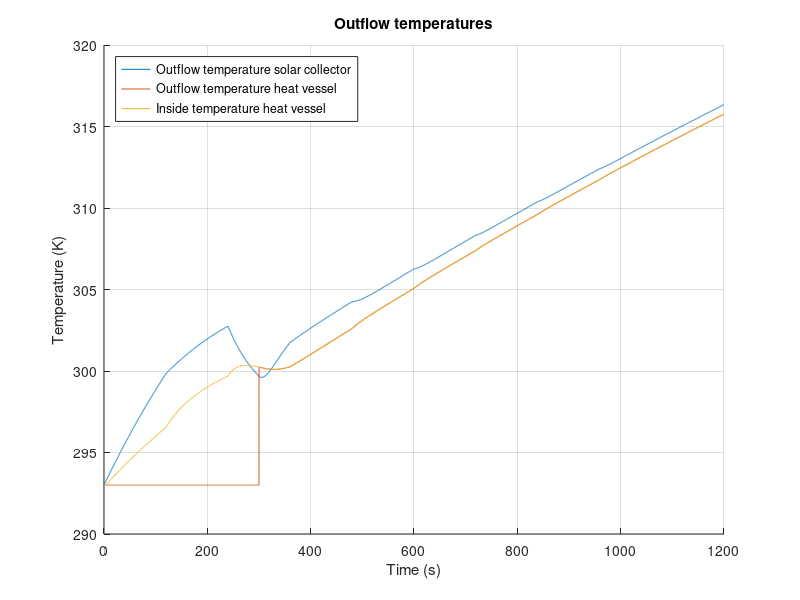

The MATLAB script that drew this image:
%%%%%%%%%%%%%%%%%%%%%%%%%%%%%%%%%%%%%%%%%%%%
% Matlab model for Solar Collector Group 10%
%%%%%%%%%%%%%%%%%%%%%%%%%%%%%%%%%%%%%%%%%%%%
clc;
clear;
close all;
%%
%%%%%%%%%%%
%Constants%
%%%%%%%%%%%
%Natural costants:
    sigma = 5.67*10^(-8);                       %Stefan-Boltzmann constant
    v_out = 4.5;                                %Velocity of air outside the solar collector
    v_in = 0;                                   %Velocity of air inside the solar collector 
%Emissivity
    e_Cu = 0.22;                                %Copper tube, value 0.052
    e_glass = 0.94;
    e_PVC = 0.91;                               %PVC tube
    e_foam = 0.9;                               %foam foil
    e_Al = 0.04;                                %Aluminum tape
    e_paint = 0.95;                             %Emissivity of black paint (for comparison)
    e_wood = 0.94;
    e_CuMatte = 0.22;                           %Emissivity of the copper tube after making it less reflective (for comparison)
%Thermal conductivity
    k_air = 0.026;                              %Air [W/(mK)]
    k_tempex =0.03;                             %Tempex plate [W/(mK)]
    k_Cu = 400;                                 %Copper tube [W/(mK)]
    k_wood = 0.12;                              %Wood casing [W/(m*K)]
    k_Po = 0.13;                                %Polyurethane tube [W/(m*K)]
    k_PVC = 0.19;                               %PVC thermal conduc [W/(mK)]
    k_foil = 0.04;                              %Polyethylene foam foil [W/(mK)]
    k_glass = 0.78;                             %Thermal conductivity of the glass plate [J/s mK]
%Heat transfer coefficient
    h_out_air = 10.45 - v_out + 10*(v_out)^(1/2);%Outside solar collector air [W/(m*K)]
    h_in_air = 10.45 - v_in + 10*(v_in)^(1/2);  %Inside solar collector air [W/(m*K)]
    h_air = 2.5;                                %Still standing 298K air [W/(m*K)]
%Specific heat
    c_water = 4186;                             %Specific heat water [J/kgK]
    c_Cu = 386;                                 %Specific heat copper [J/kgK]
    c_Al = 922;                                 %Specific heat aluminium[J/kgK]
    c_air = 1007;                               %Specific heat air[J/kgK]
%Measurements
    D_Cu = 0.012;                               %Diameter of the copper tube [m]
    D_PolyTube = 0.008;                         %Diameter of the polyurathane pump tubes [m]
    R_Cu1 = 0.005;                              %Inner radius of the copper tube [m]
    R_Cu2 = 0.006;                              %Outer radius of  the copper tube [m]
    V_air = 0.04911;                            %Volume of the air in the solar collector [m^3]
    V_Al = 8.96*10^(-5);                        %Total volume of the aluminum tape
    L_Cu_SC = 6.63;                             %Length of the copper tube in the solar collector [m]
    L_CuTube = 6.630;                           %Total length of tube that's exposed to the air [m]
    L_PolyTube1 = 3;                            %Total length of polyurathane pump tube 1 [m]
    L_PolyTube2 = 3;                            %Total length of polyurathane pump tube 2 [m]
    L_Tube_HV = 0.71;
    R_PVC2 = 0.0268;
    dx = 0.05;                                  %Thickness of the pinewood frame
%Measurements Heat storage vessel
    D_pvc = 0.050;                              %Diameter PVC tube [m]
    R_pvcThick = 0.0018;                        %PVC wall thickness
    R_pvc1 = (D_pvc/2) - R_pvcThick;            %Inner Radius PVC tube [m]
    R_pvc2 = (D_pvc/2);                         %Outer Radius PVC tube [m]
    N_insLayers = 6;                            %Number of insulating polyethylene foam foil layers [m]
    R_polyFoil = N_insLayers * 0.003;           %Radius thickness polyethylene foam foil [m]
    L_pvc = 0.71;                               %PVC length [m]
    A_HV = 2*pi*(R_pvc2+R_polyFoil)*L_pvc;      %Surface area Heat storage vessel
%Measurements for in- and outlet connectors
    D_Po = 0.012;                               %Diameter of the polyurethane tube [m]
    R_Po1 = 0.004;                              %Inner radius of the polyurethane tube [m]
    R_Po2 = 0.006;                              %Outer radius of the polyurethane tube [m]
    L_Tube_HV_to_SC = 3;                        %Half of general setup length, HV to SC [m]
    L_Tube_SC_to_HV = 3;                        %Half of general setup length, SC to HV [m]
%Areas
    A_RadCu = 4*D_Cu*1.4+3*0.5*0.25*pi*(0.0898^2-0.0778^2)+2*0.012*0.15; %Sunlit area of the copper tube
    A_RadAl = 0.670*1.4 - 4*0.012*1.4;                      %Sunlit area of the aluminum troughs
    A_AirCu = 1.4*pi*D_Cu + 3*4.9594762*10^(-3) + 0.05*pi*D_Cu + 2*0.1*pi*D_Cu; %Area of the copper tube that's exposed to the air
    A_AirTape = 1.971;                                       %Area of the aluminum tape that is exposed to the air
    A_AirSS = 2*(1.64*0.67)+2*(0.67*0.065)+2*(0.065*1.72);  %Area of solar collector that is exposed to the air
    A_frame = 2*(0.67*0.065)+2*(0.065*1.72);                %Area of sides touching pinewood
    A_vessel = 2*pi*(R_PVC2)^2 + L_Tube_HV*2*pi*R_PVC2;
%Intensity
    I_sun = 1000;                               %Intensity of the artificial sun [W/m^2]
    I_glass = 950;                              %Intensity after absorption of glass plate [W/m^2]
%Temperatures
    T_sur = 293;                                %Temperature of the surroundings [K]
    T_in = 293;                                 %Temperature of the incoming water [K]
%Density
    rho_w = 1000;                               %Density of water [kg/m^3]
    rho_Cu = 8.3*10^3;                          %Density of copper [kg/m^3]
    rho_air = 1.29;                             %Density of air [kg/m^3]
    rho_Al = 2.70*10^3;                         %Density of aluminum [kg/m^3]
%Variables
    test_length = 20;                           %Given time in test [minutes]
    flowrate = 0.1;                             %Initial flowrate [L/min]
%%
%%%%%%%%%%%%%%
%Calculations%
%%%%%%%%%%%%%%
%%Aluminium reflection and absorption rates%%
dQdt_RadAl = (1-e_Al)*A_RadAl*I_glass;                                      %Energy that is reflected by the aluminum tape [W]
dQdt_RadAl_in = (e_Al)*A_RadAl*I_glass;                                     %Energy that is absorbed by the aluminum tape [W]
dQdt_RadCu = e_Cu*A_RadCu*I_glass + e_Cu*dQdt_RadAl;                        %Energy that is absorbed by the copper tube due to radiation [W]

%%Length of simulation%%
t_end = test_length*60;                                                     %End time [s]
t_step = 0.1;                                                               %Step size [s]
Steps = t_end/t_step;                                                       %Amount of steps

%%HEAT VESSEL%%
T_HV_table = zeros(3,Steps+1);                                              %Empty vector for T_HV_table. Row 1: time t. Row 2: T_HV_table. Row 3: dQdt_SC_total.
T_HV_table(1,:) = 0:t_step:t_end;
T_HV_out=T_in;                                                              %Beginning temperature of water in the heat vessel
m_SC_water = 0.512;                                                         %Max volume of water in the solar collector
m_HV_water = 1.2;                                                           %Max volume of water in the heat vessel 
m_out_tube =1/4*pi*((D_Po -2*0.002)^2)*L_Tube_HV_to_SC ;                    %Max volume of water in the outlettubing
m_hv_frac = 0;                                                              %Initial fraction hot water to cold water

%%Thermocline HV start values%%
m_HV_new = 0;
m_HV_old = m_HV_water;
T_HV_inside = T_in;

%%Tube Heat vessel --> Solar Collector%%
m_PolyTube1_water = (1/4)*pi*D_PolyTube^2*L_PolyTube1*rho_w;                %Maximum amount of water in the tube [kg]
T_SC_in = T_in;                                                             %Starting temperature [K]

%%SOLAR COLLECTOR%%
T_SC_table = zeros(3,Steps+1);                                              %Empty vector for T_SC_table. Row 1: time t. Row 2: T_SC_table. Row 3: dQdt_SC_total.
T_SC_table(1,:) = 0:t_step:t_end;
T_SC_out=T_in;                                                              %Beginning temperature of water in the solar collector [K]

%SC glass plate calculations
d_glass = 0.004;                                                            %Thickness of the glass plate [m]
A_glass = 0.67*(1.640+0.080);                                               %Area of the glass plate [m]

%%Tube Solar Collector --> Heat vessel%%
m_PolyTube2_water = (1/4)*pi*D_PolyTube^2*L_PolyTube2*rho_w;                %Maximum amount of water in the tube [kg]
T_HV_in = T_in;                                                             %Starting temperature [K]

%%General%%
m_Cu = (L_Cu_SC*pi*R_Cu2^2 - L_Cu_SC*pi*R_Cu1^2)*rho_Cu;                    %Mass of the copper tube in the solar collector
m_air = rho_air*V_air;                                                      %Mass of the air in the solar collector
m_Al = rho_Al*V_Al;                                                         %Total mass of the aluminum tape
T_air = T_in;                                                               %Starting temperature of the air [K]
T_Al = T_in;                                                                %Starting temperature of the aluminum tape [K]
m_flow = (flowrate/60/1000)*rho_w*t_step;                                   %Mass of water inflow from pump during t_step
%%
for t=0:t_step:t_end
    %%Variable flowrate
    if (120<t && t<1080)
           xStart = 0.2;
           dx = 0.4;
           N = 8;
           pump = xStart + (0:N-1)*dx;
           flowrate = pump(round((t-60)/120));
           m_flow = (flowrate/60/1000)*rho_w*t_step;                        %Mass of water inflow from pump during t_step
    elseif (1080<t && t<1200)
           flowrate = 3;
           m_flow = (flowrate/60/1000)*rho_w*t_step;                        %Mass of water inflow from pump during t_step
    end
    %%
    %%%%%%%%%%%%%%%%%%%%%%%%%%%%%%%%%%%%%%%%
    %       Equations for the vessel       %
    %%%%%%%%%%%%%%%%%%%%%%%%%%%%%%%%%%%%%%%%    
    %%%%%Insulation heat loss%%%%
    R_HV_PVC_cond = R_pvc1/(k_PVC*(2*pi*R_pvc2*L_pvc));                     %Thermal resitance of conduction through PVC [K/W]
    R_HV_ins_Cond =  (log((R_pvc2 + R_polyFoil)/R_pvc2)) / (k_foil*A_HV);   %Thermal resitance of conduction through poly foam foil [K/W]
    R_HV_ins_Conv = 1 / (h_air*A_HV);                                       %Thermal resitance of convection outside poly foam foil [K/W]
    HL_RadOut_PVC = e_PVC * sigma * A_vessel * (T_HV_inside^4 - T_sur^4);   %Heat loss due to radiation PVC
    HL_RadOut_foam = e_foam * sigma * A_vessel * (T_HV_inside^4 - T_sur^4); %Heat loss due to radiation foam foil
    R_HV_ins_total = R_HV_PVC_cond + R_HV_ins_Cond + R_HV_ins_Conv;         %Total thermal resistance in series
    dQdt_HV_insulation = m_hv_frac*(-((T_HV_inside - T_sur ) / R_HV_ins_total)-HL_RadOut_PVC-HL_RadOut_foam);   %Total heat flow through insulation multiplied with fraction hot water
    
    %%%%%End caps heat loss%%%%
    R_HV_cap_Conv = 1 /h_air*pi*(R_pvc2+R_pvcThick).^2;                     %Thermal resistance due to convection on end caps [K/W]
    R_HV_cap1 = R_pvcThick / (k_PVC * (pi*R_pvc2).^2);                      %Thermal resistance end-cap [K/W]
    R_HV_cap2 = R_HV_cap1;                                                  %Thermal resistance same as upper end cap as the temperature in the heat storage vessel is homogeneous [K/W]
    if m_hv_frac == 1                                                       %If heatvessel is full of hot water, heat loss from both end caps is presumed
        R_HV_caps_total = R_HV_cap1 + R_HV_cap2 + 2*R_HV_cap_Conv;
        dQdt_HV_caps = -((T_HV_inside - T_sur ) / R_HV_caps_total);
    else
        R_HV_caps_total = R_HV_cap1 + R_HV_cap_Conv;                        %If heatvessel is not yet full of hot water, heat loss from only top end-cap (only 1 end-cap) is presumed
        dQdt_HV_caps = -((T_HV_inside - T_sur ) / R_HV_caps_total);
    end
    
    %%%%Total heat flow%%%%
    dQdt_HV_total = dQdt_HV_insulation + dQdt_HV_caps;                      %Total heat flow storage vessel [W/m^2]
    
    %%%%Calclate internal temperature%%%%
    delta_T = (dQdt_HV_total*t_step/(m_HV_water*c_water));                  %Resulting delta T of heat flow [K]
    T_HV_inside = T_HV_inside+delta_T;                                      %Resulting internal temperature [K]
    
    %%%%Thermocline effect%%%% 
    if (m_HV_new < m_HV_water)                                              % Cold region thermocline provides outlfow HV
        m_HV_new = m_HV_new + m_flow;
        T_HV_inside = (m_flow*T_HV_in + T_HV_inside*m_HV_new)/(m_HV_new + m_flow);
        m_hv_frac = m_HV_new / m_HV_water;                                  %Fraction of how full the HV is with 'hot water' compared to total capacity, used for fractional heat loss HV
        m_HV_old = m_HV_old - m_flow;
        T_HV_out = T_in;
    else                                                                    %Thermocline when cold water has been dispersed
        T_HV_inside = (m_flow*T_HV_in + T_HV_inside*m_HV_new)/(m_HV_new + m_flow);
        m_hv_frac = 1;                                                      %Fraction of cold water to hot water is 1, used for heat losses in HV
        T_HV_out = T_HV_inside;
    end
    
    %%%%Log HV data for plotting%%%%
    Column = round((1/t_step)*t+1);
    T_HV_table(2,Column)=T_HV_out;                                          %Assign value for T_HV_out to the right space
    T_HV_table(3,Column)=dQdt_HV_total;                                     %Assign value for dQdt_HV_total to the right space
    T_HV_table(4,Column)=T_HV_inside;                                       %Assign value for inside temperature heat vessel
    
    %%
    %%%%%%%%%%%%%%%%%%%%%%%%%%%%%%%%%%%%%%%%
    %Tube 1 Heat vessel --> Solar collector%
    %%%%%%%%%%%%%%%%%%%%%%%%%%%%%%%%%%%%%%%%
    %%%%Inflow temperature%%%%
    m_PolyTube1_old = m_PolyTube1_water - m_flow;                           %Mass of water from t-t_step [kg]
    m_PolyTube1_new = m_flow;                                               %Mass of water added to the heat vessel during t_step
    T_SC_in = (m_PolyTube1_old*T_SC_in + m_PolyTube1_new*T_HV_out)/(m_PolyTube1_old+m_PolyTube1_new); %Inflow temperature [K] 
    
    %%%%Thermal resistance%%%%
    R_tube_out_Cond =  (log(R_Po2 /R_Po1)) / ((2*pi*k_Po*L_Tube_HV_to_SC ));%Thermal resitance of conduction outlet tubing [K/W]
    R_tube_out_Conv = 1 / (h_air*(2*pi*R_Po2)*L_Tube_HV_to_SC) ;           %Thermal resitance of convection outlet tubing [K/W]
    R_tube_out_total = R_tube_out_Cond + R_tube_out_Conv;                  %Total thermal resistance in series [K/W]
    
    %%%%Total heat flowflow%%%%
    dQdt_PolyTube1_total = -((T_HV_out - T_sur ) / R_tube_out_total);       %Total heat flow HV to SC[W/m^2]
    
    %%%%Outflow temperature
    delta_T = (dQdt_PolyTube1_total*t_step/(m_PolyTube1_water*c_water));    %Resulting delta T of heat flow [K]
    T_SC_in = T_SC_in+delta_T;                                              %Resulting outflow temperature [K]
    
    %%
    %%%%%%%%%%%%%%%%%%%%%%%%%%%%%%%%%%%%%%%%
    %  Equations for the solar collector   %
    %%%%%%%%%%%%%%%%%%%%%%%%%%%%%%%%%%%%%%%%
    m_SC_old = m_SC_water - m_flow;                                         %Mass of water from t-t_step
    m_SC_new = m_flow;                                                      %Mass of water added to the solar collector during t_step
    T_SC_out = (m_SC_old*c_water*T_SC_out + m_Cu*c_Cu*T_SC_out + m_SC_new*c_water*T_SC_in)/(m_SC_old*c_water + m_Cu*c_Cu + m_SC_new*c_water);

    dQdt_CondOut = 0;	
    dQdt_RadOut = e_Cu*sigma*A_AirCu*(T_SC_out^4 - T_air^4);                %Heat loss due to radiation
%   dQdt_CondOut = 2*pi*k_Cu*L_CuTube*((T_SC_out-T_air)/(log(R_Cu2/R_Cu1)));%Heat loss due to conduction in the copper tube
    dQdt_Cu_conv = h_air*A_AirCu*(T_SC_out-T_air);                          %Heat loss due to convection
  
    dQdt_SC_total = dQdt_RadCu - dQdt_RadOut - dQdt_CondOut - dQdt_Cu_conv; %Total heat flow solar collector[W/m^2]
    
    delta_T = (dQdt_SC_total*t_step)/(m_SC_water*c_water + m_Cu*c_Cu);      %Resulting delta T of heat flow [K]
    T_SC_out=T_SC_out+delta_T;                                              %Resulting outflow temperature [K]
    
    Column = round((1/t_step)*t+1);
    T_SC_table(2,Column)=T_SC_out;                                          %Assign value for T to the right space
    T_SC_table(3,Column)=delta_T;                                           %Assign value for T to the right space
    
    %%
    %%%%%%%%%%%%%%%%%%%%%%%%%%%%%%%%%%%%%%%%
    %Tube 2 Solar collector --> Heat vessel%
    %%%%%%%%%%%%%%%%%%%%%%%%%%%%%%%%%%%%%%%%
    m_PolyTube2_old = m_PolyTube1_water - m_flow;                           %Mass of water from t-t_step
    m_PolyTube2_new = m_flow;                                               %Mass of water added to the heat vessel during t_step
   
    T_HV_in = (m_PolyTube2_old*T_HV_in + m_HV_new*T_SC_out)/(m_PolyTube2_old+m_HV_new); %Calculating the average temperature in the heat vessel, taking into account the inflow from the solar heater   
    
    R_tube_in_Cond =  (log(R_Po2 /R_Po1)) / ((2*pi*k_Po*L_Tube_SC_to_HV )); %Thermal resitance of conduction inlet tubing [K/W]
    R_tube_in_Conv = 1 / (h_air*(2*pi*R_Po2)*L_Tube_SC_to_HV) ;             %Thermal resitance of convection inlet tubing [K/W]
    R_tube_in_total = R_tube_in_Cond + R_tube_in_Conv;                      %Total thermal resistance in series [K/W]
    
    %%%%Total flow
    dQdt_PolyTube2_total = -((T_HV_in - T_sur ) / R_tube_in_total);         %Total heat flow general setup SC to HV [W/m^2]

    delta_T = (dQdt_PolyTube2_total*t_step/(m_PolyTube2_water*c_water));
    T_HV_in = T_HV_in+delta_T;
    
    %%
    %%%%%%%%%%%%%%%%%%%%%%%%%%%%%%%%%%%%%%%%
    %            Air Temperature           %
    %%%%%%%%%%%%%%%%%%%%%%%%%%%%%%%%%%%%%%%%
    %To calculate dQdt_air_total, first the temperature of the aluminum tape has to be determined:
    dQdt_Al_conv = h_air*A_AirTape*(T_Al-T_air);                            %Convective heat flow aluminium tape[W/m^2]
    dQdt_Al_total = dQdt_RadAl_in - dQdt_Al_conv;                           %Total heat flow aluminium tape[W/m^2]
    delta_T = (dQdt_Al_total*t_step)/(m_Al*c_Al);
    T_Al = T_Al + delta_T;                                                  %Temperature aluminium tape after delta T
    
    %Air temperature:
    dQdt_CondEnv = -(k_wood * A_frame * (T_air - T_sur))/dx;                %Heat flow to the environment through the wood by conduction
    dQdt_CondGlass = -(k_glass*A_glass*(T_air - T_sur))/d_glass;            %Heat flow to the environment through the glass by conduction
    dQdt_air_total = dQdt_Al_conv + dQdt_CondEnv + dQdt_CondGlass + dQdt_CondOut; %Total heat flow from air SC to enviroment [W/m^2]
    
    delta_T = (dQdt_air_total*t_step)/(m_air*c_air);                        %Resulting delta T of heat flow [K]
    T_air = T_air + delta_T;                                                %Resulting air temperature [K]
    
end
%%
%%%%%%%%%%
%Plotting%
%%%%%%%%%%

t_var=T_SC_table(1,:);          %Time variable
T_SC_var=T_SC_table(2,:);       %Outflow temperature solar collector
T_HV_var=T_HV_table(2,:);       %Outflow temperature heat vessel
T_HV_inside = T_HV_table(4,:);  %Inside temperature heat vessel

hold on
grid on

plot(t_var,T_SC_var);
plot(t_var,T_HV_var);
plot(t_var,T_HV_inside);
ylabel('Temperature (K)')

legend({'Outflow temperature solar collector','Outflow temperature heat vessel','Inside temperature heat vessel'}, 'Location','northwest')

xlim([0 t_end]);
xlabel('Time (s)')
title('Outflow temperatures')
saveas(gcf,'Outflow temperature.jpg')
